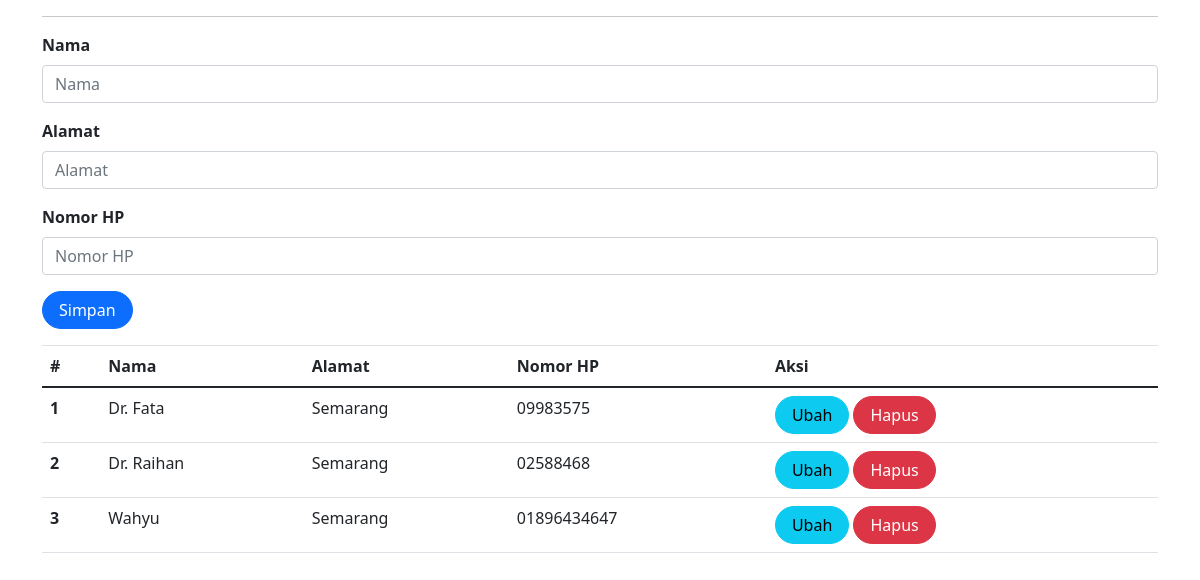
The app's page /dokter.php (signed in) with its own data.
### tables this page shows
CREATE TABLE `dokter` (
  `id` int(11) NOT NULL,
  `nama` varchar(255) DEFAULT NULL,
  `alamat` varchar(255) DEFAULT NULL,
  `no_hp` varchar(50) DEFAULT NULL
);

### dokter.php (the view, shortened to what this page needs)
<?php
include_once("koneksi.php");
?>
<!DOCTYPE html>
<html lang="en">
<head>
    <link rel="stylesheet" href="assets/css/bootstrap.css">
    <link href="https://cdn.jsdelivr.net/npm/bootstrap@5.0.2/dist/css/bootstrap.min.css"
        rel="stylesheet"
>
</head>
<body>
    <div class="container">
        <hr>
        <form class="row" method="POST" action="" name="myForm" onsubmit="return validate();">
            <?php
            $nama = '';
            $alamat = '';
            $no_hp = '';
                ?>
            <div class="form-group">
                <label for="inputNama" class="form-label fw-bold">Nama</label>
                <input type="text" class="form-control" name="nama" id="inputNama" placeholder="Nama" value="<?php echo $nama; ?>">
            </div>
            <div class="form-group">
                <label for="inputAlamat" class="form-label fw-bold">Alamat</label>
                <input type="text" class="form-control" name="alamat" id="inputAlamat" placeholder="Alamat" value="<?php echo $alamat; ?>">
            </div>
            <div class="form-group">
                <label for="inputNoHP" class="form-label fw-bold">Nomor HP</label>
                <input type="text" class="form-control" name="no_hp" id="inputNoHP" placeholder="Nomor HP" value="<?php echo $no_hp; ?>">
            </div>
            <div class="form-group">
                <button type="submit" class="btn btn-primary rounded-pill px-3" name="simpan">Simpan</button>
            </div>
        </form>
        <table class="table table-hover">
            <thead>
                <tr>
                    <th scope="col">#</th>
                    <th scope="col">Nama</th>
                    <th scope="col">Alamat</th>
                    <th scope="col">Nomor HP</th>
                    <th scope="col">Aksi</th>
                </tr>
            </thead>
            <tbody>
                <?php
                $result = mysqli_query($mysqli, "SELECT * FROM dokter");
                if ($result) {
                    $no = 1;
                    while ($data = mysqli_fetch_array($result)) {
                    ?>
                        <tr>
                            <th scope="row"><?php echo $no++ ?></th>
                            <td><?php echo $data['nama'] ?></td>
                            <td><?php echo $data['alamat'] ?></td>
                            <td><?php echo $data['no_hp'] ?></td>
                            <td>
                                <a class="btn btn-info rounded-pill px-3" href="dokter.php?id=<?php echo $data['id'] ?>">Ubah</a>
                                <a class="btn btn-danger rounded-pill px-3" href="dokter.php?id=<?php echo $data['id'] ?>&aksi=hapus">Hapus</a>
                            </td>
                        </tr>
                    <?php
                    }
                } else {
                    echo "Error: " . mysqli_error($mysqli);
                }
                ?>
            </tbody>
        </table>
    </div>
</body>
</html>

### records on screen
dokter: nama "Dr. Fata", alamat "Semarang", no_hp "09983575"
dokter: nama "Dr. Raihan", alamat "Semarang", no_hp "02588468"
dokter: nama "Wahyu", alamat "Semarang", no_hp "01896434647"
